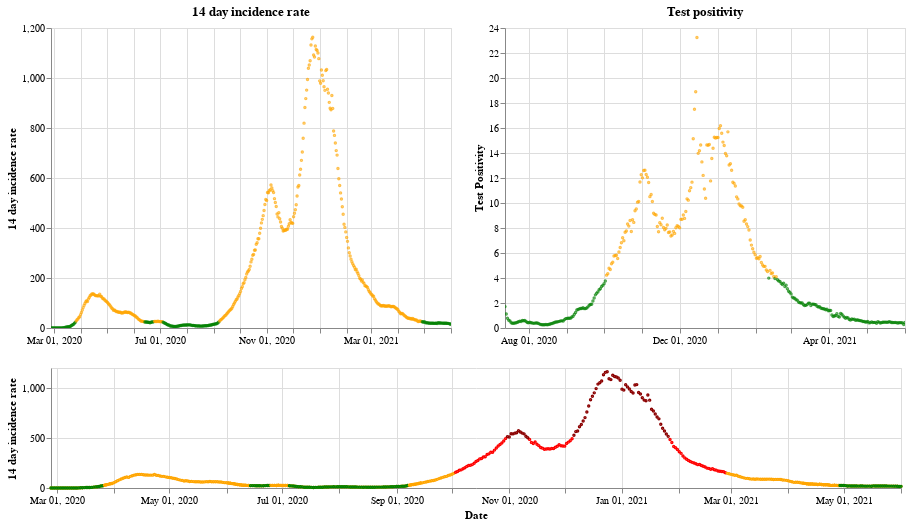

Notebook code cell kept with this figure:
### Markdown cell above
## Wales

### Code cell
plot_traffic_light('Wales')

### Figure 1 — Vega-Lite specification as saved in the notebook (floating-point values rounded to 4 significant figures; data arrays with more than 128 entries replaced by an {"elided": "..."} marker saying what was removed)
{"config": {"view": {"continuousWidth": 400, "continuousHeight": 300}}, "vconcat": [{"hconcat": [{"mark": {"type": "point", "size": 2}, "encoding": {"color": {"condition": {"value": "green", "test": "(datum.twoWeeklyCasesRate <= 25)"}, "value": "orange"}, "tooltip": [{"type": "nominal", "field": "areaName"}, {"type": "temporal", "field": "date"}, {"type": "quantitative", "field": "twoWeeklyCasesRate"}, {"type": "quantitative", "field": "testPositivity"}], "x": {"type": "temporal", "axis": {"title": ""}, "field": "date", "scale": {"domain": {"selection": "DateBrush"}}, "timeUnit": "yearmonthdate"}, "y": {"type": "quantitative", "axis": {"title": "14 day incidence rate"}, "field": "twoWeeklyCasesRate"}}, "title": "14 day incidence rate", "width": 400}, {"mark": {"type": "point", "size": 2}, "encoding": {"color": {"condition": {"value": "green", "test": "(datum.testPositivity <= 4)"}, "value": "orange"}, "tooltip": [{"type": "nominal", "field": "areaName"}, {"type": "temporal", "field": "date"}, {"type": "quantitative", "field": "twoWeeklyCasesRate"}, {"type": "quantitative", "field": "testPositivity"}], "x": {"type": "temporal", "axis": {"title": ""}, "field": "date", "scale": {"domain": {"selection": "DateBrush"}}, "timeUnit": "yearmonthdate"}, "y": {"type": "quantitative", "axis": {"title": "Test Positivity"}, "field": "testPositivity"}}, "title": "Test positivity", "width": 400}]}, {"layer": [{"mark": {"type": "point", "size": 2}, "encoding": {"color": {"condition": {"value": "orange", "test": "((50 && datum.twoWeeklyCasesRate) < 150)"}, "value": "red"}, "opacity": {"condition": {"value": 1, "test": "((50 && datum.twoWeeklyCasesRate) < 500)"}, "value": 0}, "tooltip": [{"type": "nominal", "field": "areaName"}, {"type": "temporal", "field": "date"}, {"type": "quantitative", "field": "twoWeeklyCasesRate"}, {"type": "quantitative", "field": "testPositivity"}], "x": {"type": "temporal", "axis": {"title": "Date"}, "field": "date", "timeUnit": "yearmonthdate"}, "y": {"type": "quantitative", "axis": {"title": "14 day incidence rate"}, "field": "twoWeeklyCasesRate"}}, "selection": {"DateBrush": {"type": "interval", "encodings": ["x"], "fields": ["Time"]}}, "width": 850}, {"mark": {"type": "point", "size": 2}, "encoding": {"color": {"value": "darkred"}, "opacity": {"condition": {"value": 1, "test": "(datum.twoWeeklyCasesRate >= 500)"}, "value": 0}, "tooltip": [{"type": "nominal", "field": "areaName"}, {"type": "temporal", "field": "date"}, {"type": "quantitative", "field": "twoWeeklyCasesRate"}, {"type": "quantitative", "field": "testPositivity"}], "x": {"type": "temporal", "axis": {"title": "Date"}, "field": "date", "timeUnit": "yearmonthdate"}, "y": {"type": "quantitative", "axis": {"title": "14 day incidence rate"}, "field": "twoWeeklyCasesRate"}}, "width": 400}, {"mark": {"type": "point", "size": 2}, "encoding": {"color": {"condition": {"value": "green", "test": "((4 && datum.twoWeeklyCasesRate) < 25)"}, "value": "orange"}, "opacity": {"condition": {"value": 1, "test": "(datum.twoWeeklyCasesRate < 50)"}, "value": 0}, "tooltip": [{"type": "nominal", "field": "areaName"}, {"type": "temporal", "field": "date"}, {"type": "quantitative", "field": "twoWeeklyCasesRate"}, {"type": "quantitative", "field": "testPositivity"}], "x": {"type": "temporal", "axis": {"title": "Date"}, "field": "date", "timeUnit": "yearmonthdate"}, "y": {"type": "quantitative", "axis": {"title": "14 day incidence rate"}, "field": "twoWeeklyCasesRate"}}, "width": 400}], "height": 120, "width": 800}], "data": {"name": "data-89835a5e55e3df5f77065225945b2021"}, "$schema": "https://vega.github.io/schema/vega-lite/v4.8.1.json", "datasets": {"data-89835a5e55e3df5f77065225945b2021": {"elided": "461 records"}}}
